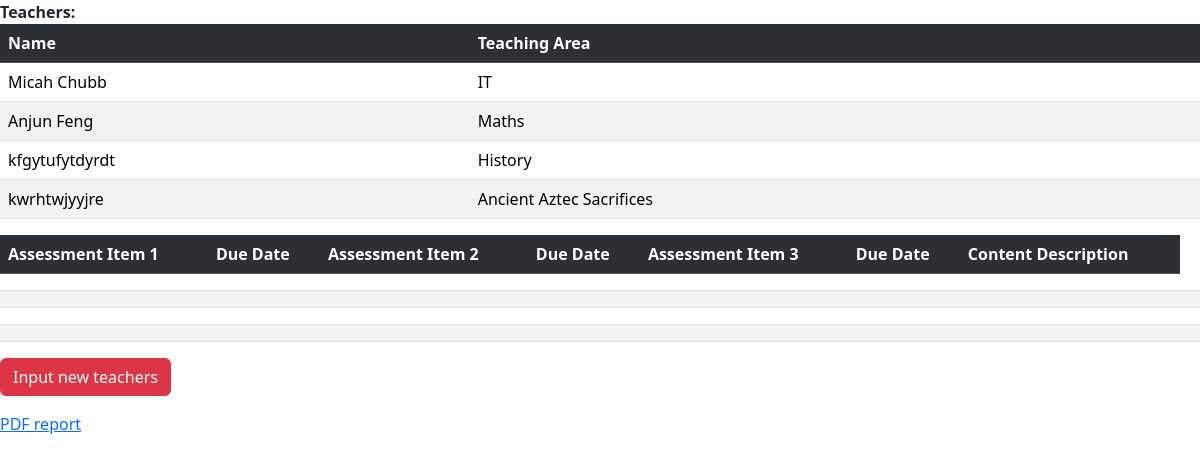
/, run on an earlier commit of the app's database.
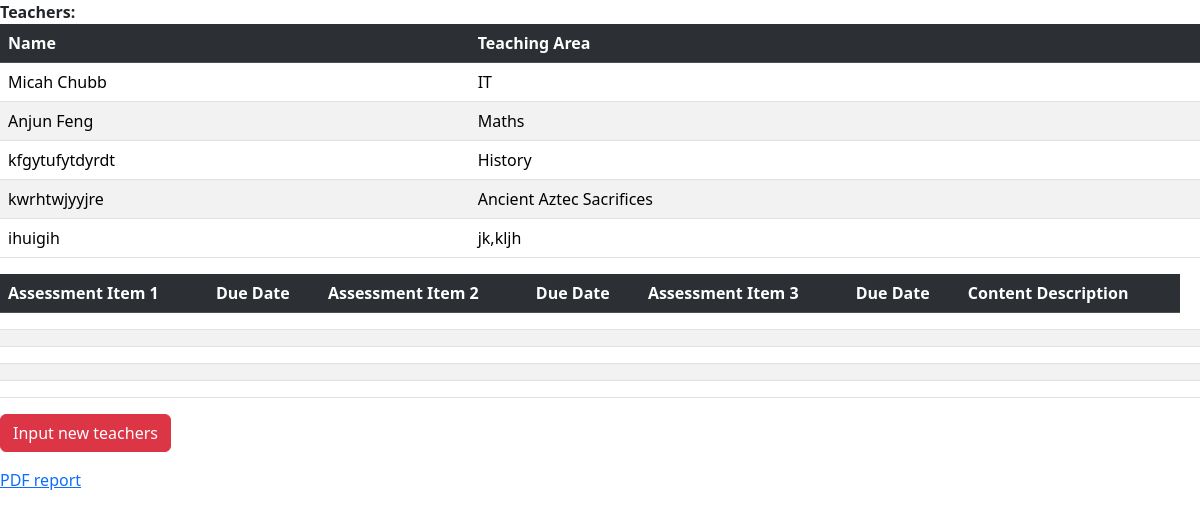
And on a later commit of the database.
### MyApp1/models.py (models this page shows)
class teacher(models.Model):
    Name = models.CharField(max_length=25)
    Area = models.CharField(max_length=30)

### MyApp1/views.py (the view)
# urls.py: re_path(r'^$', MyApp1.views.index, name='index'),
def index(request):
    teach = teacher.objects.all()
    unit = unitoutline.objects.all()
    return render(request,"MyApp1/index.html",{'content': teach})

### MyApp1/templates/MyApp1/index.html (shortened to what this page needs)
<html>
<head>
    <link href="https://cdn.jsdelivr.net/npm/bootstrap@5.3.8/dist/css/bootstrap.min.css" rel="stylesheet">
</head>
<body>
    <strong>Teachers:</strong>
    {% if content %}
    <table class="table table-striped">
        <tr class="table-dark">
            <th>Name</th>
            <th>Teaching Area</th>
        </tr>
        {% for teach in content %}
        <tr>
            <td>{{teach.Name}}</td>
            <td>{{teach.Area}}</td>
        </tr>
        {% endfor %}
    </table>
    <table class="table table-striped">
        <tr class="table-dark">
            <th>Assessment Item 1</th>
            <th>Due Date</th>
            <th>Assessment Item 2</th>
            <th>Due Date</th>
            <th>Assessment Item 3</th>
            <th>Due Date</th>
            <th>Content Description</th>
        </tr>
        {% for teach in content %}
        <tr>
            <td>{{unit.AssessmentItem1}}</td>
            <td>{{unit.AssessmentItem1DueDate}}</td>
            <td>{{unit.AssessmentItem2}}</td>
            <td>{{unit.AssessmentItem2DueDate}}</td>
            <td>{{unit.AssessmentItem3}}</td>
            <td>{{unit.AssessmentItem3DueDate}}</td>
            <td>{{unit.ContentDescription}}</td>
            <td>{{unit.DeliveredAsVET}}</td>
        </tr>
        {% endfor %}
    </table>
    {% else %}
    <strong>No data!</strong>
    {% endif %}
    <p><a class="btn btn-danger" href="/admin/MyApp1/teacher/add/" role="button">Input new teachers</a></p>
    <p><a href="{% url 'report'%}">PDF report</a></p>
</body>
</html>

What changed in the data, as far as the page shows it:
added teacher: Name "ihuigih", Area "jk,kljh"
